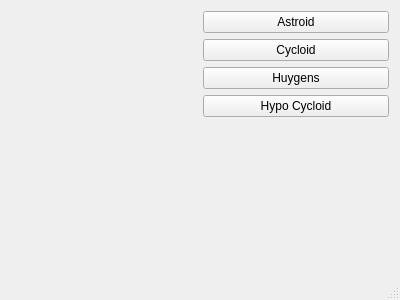
<?xml version="1.0" encoding="UTF-8"?>
<ui version="4.0">
 <class>MainWindow</class>
 <widget class="QMainWindow" name="MainWindow">
  <property name="geometry">
   <rect>
    <x>0</x>
    <y>0</y>
    <width>400</width>
    <height>300</height>
   </rect>
  </property>
  <property name="windowTitle">
   <string>MainWindow</string>
  </property>
  <widget class="QWidget" name="centralWidget">
   <layout class="QGridLayout" name="gridLayout">
    <item row="0" column="0">
     <layout class="QHBoxLayout" name="horizontalLayout">
      <item>
       <widget class="RenderArea" name="renderArea" native="true"/>
      </item>
      <item>
       <layout class="QVBoxLayout" name="verticalLayout">
        <item>
         <widget class="QPushButton" name="btnAstroid">
          <property name="text">
           <string>Astroid</string>
          </property>
         </widget>
        </item>
        <item>
         <widget class="QPushButton" name="btnCycloid">
          <property name="text">
           <string>Cycloid</string>
          </property>
         </widget>
        </item>
        <item>
         <widget class="QPushButton" name="btnHuygens">
          <property name="text">
           <string>Huygens</string>
          </property>
         </widget>
        </item>
        <item>
         <widget class="QPushButton" name="btnHypo">
          <property name="text">
           <string>Hypo Cycloid</string>
          </property>
         </widget>
        </item>
        <item>
         <spacer name="verticalSpacer">
          <property name="orientation">
           <enum>Qt::Vertical</enum>
          </property>
          <property name="sizeHint" stdset="0">
           <size>
            <width>20</width>
            <height>38</height>
           </size>
          </property>
         </spacer>
        </item>
       </layout>
      </item>
     </layout>
    </item>
   </layout>
  </widget>
  <widget class="QStatusBar" name="statusBar"/>
  <action name="actionOpen">
   <property name="text">
    <string>Open</string>
   </property>
  </action>
 </widget>
 <layoutdefault spacing="6" margin="11"/>
 <customwidgets>
  <customwidget>
   <class>RenderArea</class>
   <extends>QWidget</extends>
   <header>renderarea.h</header>
   <container>1</container>
  </customwidget>
 </customwidgets>
 <resources/>
 <connections/>
</ui>
